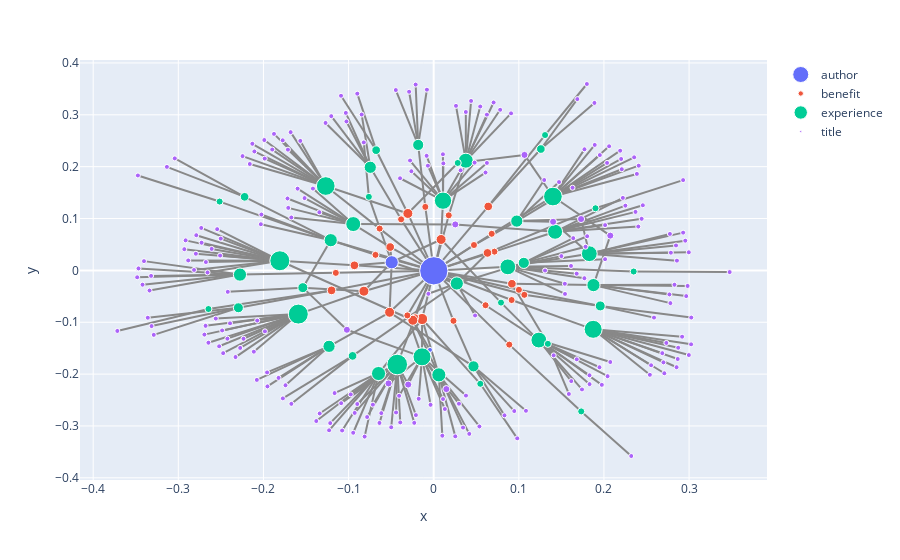

This figure's notebook cell:
### Code cell
%%time

# Create network visualization with Plotly.
def create_network_visualization(graph_object):
    node_traces = create_node_traces(graph_object)
    edge_traces = create_edge_traces(graph_object)

    fig = px.line(
        edge_traces, x = 'x', y = 'y'
    ).update_traces(line_color='#888')

    node_trace = px.scatter(
        node_traces, x="x", y="y", 
        color="type", size='size', opacity = 1,
        hover_data=['text']
    ).data

    fig.add_traces(node_trace)

    return fig

create_network_visualization(G)

### Figure 1 — Plotly figure (JSON) as saved in the notebook; plotly's stock layout.template omitted (floating-point values rounded to 4 significant figures; data arrays with more than 128 entries replaced by an {"elided": "..."} marker saying what was removed)
{"data": [{"hovertemplate": "x=%{x}<br>y=%{y}<extra></extra>", "legendgroup": "", "line": {"color": "#888", "dash": "solid"}, "marker": {"symbol": "circle"}, "mode": "lines", "name": "", "orientation": "v", "showlegend": false, "type": "scatter", "x": {"elided": "969 float values"}, "xaxis": "x", "y": {"elided": "969 float values"}, "yaxis": "y"}, {"customdata": [[5], [1], [4]], "hovertemplate": "type=author<br>x=%{x}<br>y=%{y}<br>size=%{marker.size}<br>text=%{customdata[0]}<extra></extra>", "legendgroup": "author", "marker": {"color": "#636efa", "opacity": 1, "size": [64, 14, 2], "sizemode": "area", "sizeref": 0.16, "symbol": "circle"}, "mode": "markers", "name": "author", "orientation": "v", "showlegend": true, "type": "scatter", "x": [0.0001323, -0.04933, -0.004381], "xaxis": "x", "y": [-0.0008139, 0.01564, -0.1533], "yaxis": "y"}, {"customdata": [["Peace of Mind"], ["Intimacy"], ["Innovative Thinking"], ["Self-Scrutiny"], ["Forgiveness"], ["Purpose"], ["Vigilance"], ["Unrealistic Romantic Expectations"], ["Expanded Inner List of Cultural Norms"], ["Creative Breakthrough"], ["Tend and Befriend"], ["Creativity"], ["Healthy Grief"], ["Realistic Appreciation of Love"], ["Humility about One's Ideas"], ["Bias Reduction"], ["Obedience"], ["Community"], ["Anxiety"], ["Healing"], ["Cognitive Flexibility"], ["Belief"], ["Gratitude"], ["Gratitude without Inferiority"], ["Catastrophizing"], ["Faith"], ["Detached Self-Awareness"], ["Generosity"], ["Humility about One's Nature"]], "hovertemplate": "type=benefit<br>x=%{x}<br>y=%{y}<br>size=%{marker.size}<br>text=%{customdata[0]}<extra></extra>", "legendgroup": "benefit", "marker": {"color": "#EF553B", "opacity": 1, "size": [10, 8, 4, 6, 4, 4, 8, 4, 4, 4, 6, 4, 4, 6, 4, 8, 4, 8, 4, 8, 6, 6, 6, 4, 4, 4, 4, 4, 4], "sizemode": "area", "sizeref": 0.16, "symbol": "circle"}, "mode": "markers", "name": "benefit", "orientation": "v", "showlegend": true, "type": "scatter", "x": [-0.01362, -0.08196, -0.02179, -0.09313, 0.06814, 0.09155, 0.008715, -0.0635, 0.06091, 0.07135, -0.05109, 0.01771, 0.04731, 0.09187, -0.115, -0.02451, -0.03826, -0.0518, -0.009824, -0.03035, -0.12, 0.06407, 0.06319, -0.06836, 0.02324, 0.1001, 0.08878, 0.1065, -0.03093], "xaxis": "x", "y": [-0.09377, -0.0401, -0.09048, 0.00976, 0.07057, -0.05718, 0.05962, 0.08059, -0.06721, 0.03613, 0.04499, 0.1062, 0.04894, -0.0258, -0.004772, -0.09614, 0.09845, -0.08081, 0.1224, 0.1098, -0.03858, 0.1233, 0.03368, 0.02995, -0.09729, -0.03743, -0.1431, -0.04712, -0.08678], "yaxis": "y"}, {"customdata": [["Connection"], ["Love"], ["Thinking \"What If?\""], ["Alienation"], ["Empathy"], ["Curiosity"], ["Paranoia"], ["Gratification"], ["Self-Acceptance"], ["Self-Irony"], ["Relearning"], ["Identification"], ["Courage"], ["Mind Wandering"], ["Tranquility"], ["Acceptance of Loss"], ["Being Wrong"], ["Generous Love"], ["Suspended Judgment"], ["Awe"], ["Righteousness"], ["Resilience"], ["Optimism"], ["Superiority"], ["Empowerment"], ["Ready to Grow"], ["Wonder"], ["Moral Omniscience"], ["Released Emotion Brake"], ["Self-Trust"], ["Immersion"], ["Togetherness"], ["Double Identification"], ["Confusion"], ["Nimbleness"], ["Distress"], ["Dissociation"], ["Eustress"], ["Self-Love"], ["Existential Nausea"], ["Self-Efficacy"], ["Sober Uplift"], ["Skepticism"], ["xxx-I need to enter something new"]], "hovertemplate": "type=experience<br>x=%{x}<br>y=%{y}<br>size=%{marker.size}<br>text=%{customdata[0]}<extra></extra>", "legendgroup": "experience", "marker": {"color": "#00cc96", "opacity": 1, "size": [20, 32, 34, 32, 28, 26, 24, 28, 20, 26, 18, 20, 18, 18, 16, 12, 14, 14, 16, 12, 12, 14, 10, 10, 14, 8, 8, 10, 6, 6, 6, 4, 4, 6, 4, 4, 4, 4, 8, 4, 4, 4, 4, 4], "sizemode": "area", "sizeref": 0.16, "symbol": "circle"}, "mode": "markers", "name": "experience", "orientation": "v", "showlegend": true, "type": "scatter", "x": [0.08705, -0.159, -0.0428, -0.1807, 0.14, 0.1873, 0.01092, -0.1268, 0.1235, -0.01373, 0.1426, 0.1828, -0.09449, 0.03777, -0.0648, 0.09763, -0.2276, 0.1877, 0.006058, -0.07452, -0.1229, 0.02714, 0.1059, -0.0182, -0.121, -0.2294, 0.1956, 0.04676, -0.06761, -0.2221, 0.1259, 0.1901, 0.2349, -0.09529, -0.2646, 0.1308, 0.05475, 0.1733, -0.1537, -0.2515, 0.02822, 0.1341, 0.07907, -0.07616], "xaxis": "x", "y": [0.006806, -0.08428, -0.1815, 0.01859, 0.1424, -0.1136, 0.1344, 0.1627, -0.1343, -0.1667, 0.07445, 0.03219, 0.08933, 0.2115, -0.1989, 0.09507, -0.008122, -0.02836, -0.2015, 0.1989, -0.1464, -0.02524, 0.01451, 0.2419, 0.05823, -0.07207, -0.06853, -0.185, 0.2318, 0.1419, 0.234, 0.1198, -0.002216, -0.1649, -0.07447, 0.261, -0.2187, -0.2719, -0.03329, 0.1327, 0.2072, -0.1416, -0.06215, 0.1419], "yaxis": "y"}, {"customdata": {"elided": "225x1 str values"}, "hovertemplate": "type=title<br>x=%{x}<br>y=%{y}<br>size=%{marker.size}<br>text=%{customdata[0]}<extra></extra>", "legendgroup": "title", "marker": {"color": "#ab63fa", "opacity": 1, "size": {"elided": "225 int values"}, "sizemode": "area", "sizeref": 0.16, "symbol": "circle"}, "mode": "markers", "name": "title", "orientation": "v", "showlegend": true, "type": "scatter", "x": {"elided": "225 float values"}, "xaxis": "x", "y": {"elided": "225 float values"}, "yaxis": "y"}], "layout": {"legend": {"tracegroupgap": 0}, "margin": {"t": 60}, "xaxis": {"anchor": "y", "domain": [0, 1], "title": {"text": "x"}}, "yaxis": {"anchor": "x", "domain": [0, 1], "title": {"text": "y"}}}}
